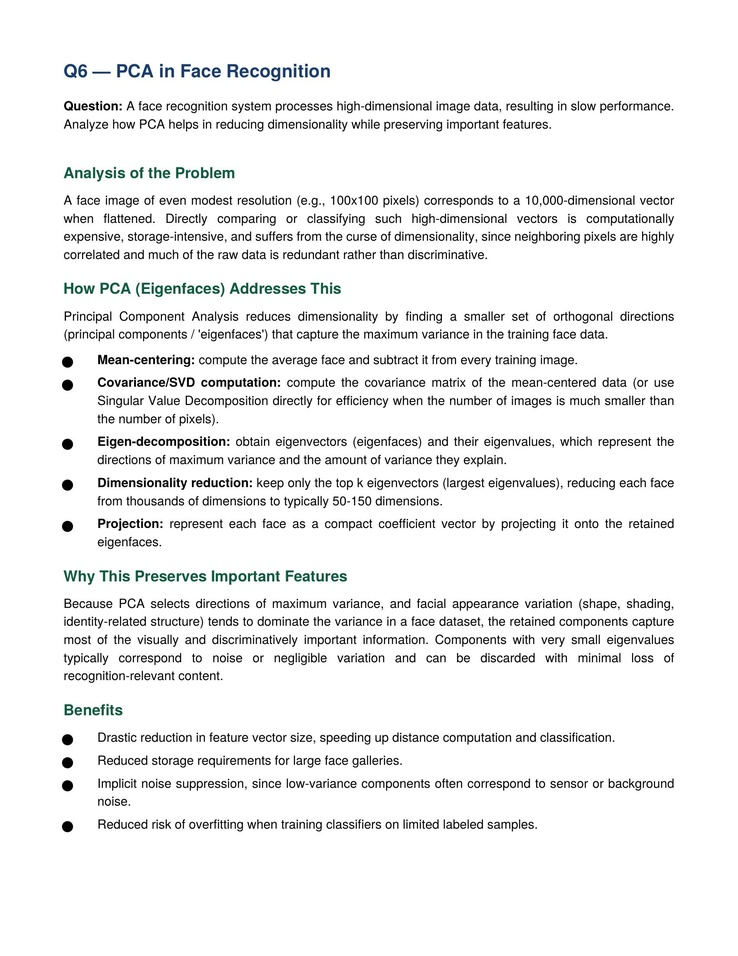
#> input picture CO3/AT2/Q06/Q6.jpg, 738 x 956 px, shrunk from 1700 x 2200 before the run
$ python code.py
#> lines starting #> are read from the running program, lines starting #| are printed output that depends on the picture
import cv2
import numpy as np
from tkinter import Tk, filedialog

# Select / upload image
root = Tk()
root.withdraw()

file_path = filedialog.askopenfilename(
    title="Select an Image",
    filetypes=[
        ("Image Files", "*.jpg *.jpeg *.png *.bmp")
    ]
)
#> the answer given: ../../CO3/AT2/Q06/Q6.jpg

# Read selected image
img = cv2.imread(file_path)
#> img is the input picture: shape (956, 738, 3); mean B, G, R 240.1, 240.1, 239.7

if img is None:
    print("Image not selected or could not be loaded.")
    exit()

# Get image dimensions
rows, cols = img.shape[:2]
#> rows = 956; cols = 738

# Affine transformation matrix
M = np.float32([
    [1, 0, 100],
    [0, 1, 50]
])

# Apply affine transformation
affine_img = cv2.warpAffine(img, M, (cols, rows))
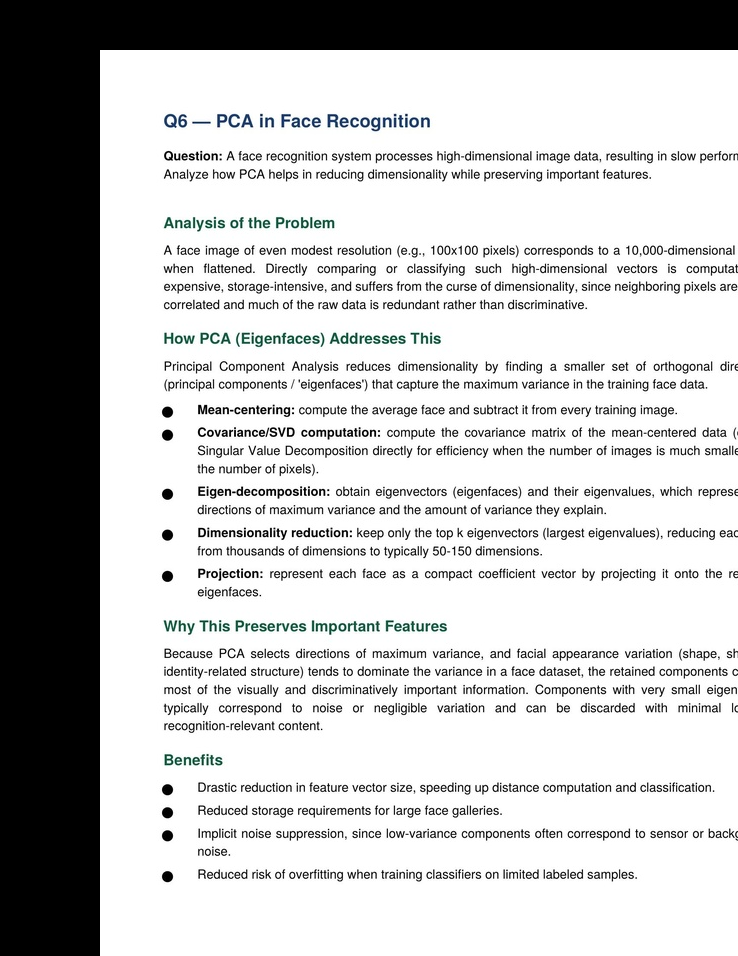
#> affine_img: shape (956, 738, 3); mean B, G, R 194.6, 194.6, 194.2

# Save transformed image
cv2.imwrite("Affine_Transformed.jpg", affine_img)

# Display original and transformed images
cv2.imshow("Original Image", img)
cv2.imshow("Affine Transformed Image", affine_img)

print("Affine transformation completed!")
print("Press any key to close.")

cv2.waitKey(0)
cv2.destroyAllWindows()
